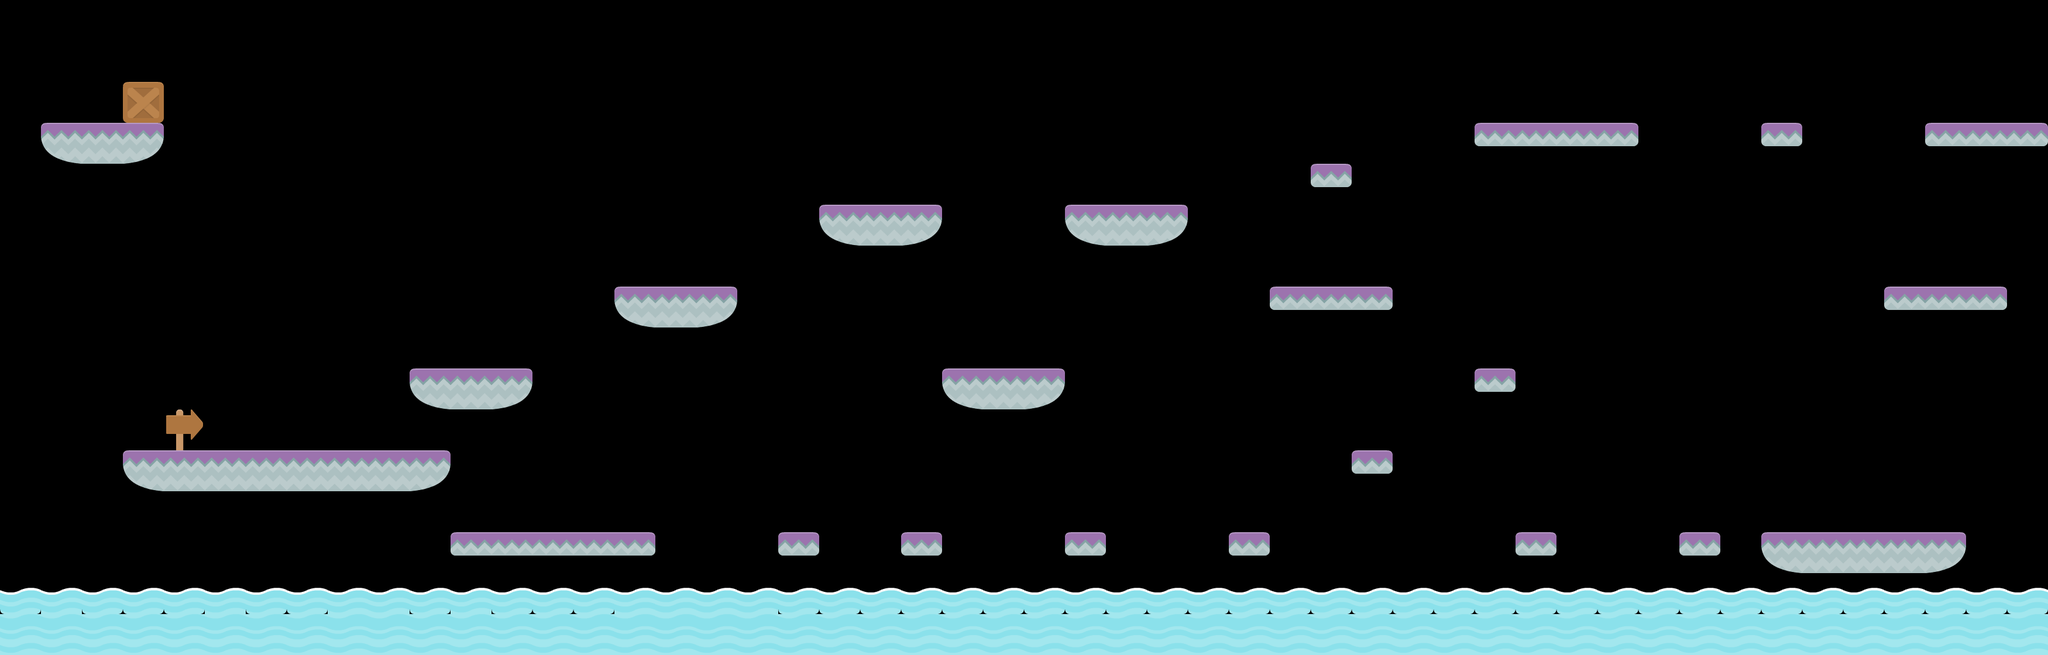

This game map was drawn from its Tiled (.tmx) file and the tilesets committed beside it. A one-line description and the trimmed map source follow:
An orthogonal 50x16 tile map with 70x70 px tiles, 1 tile layer (Tile Layer 1), 3 tilesets and 37 objects.

<map version="1.0" orientation="orthogonal" renderorder="right-down" width="50" height="16" tilewidth="70" tileheight="70" nextobjectid="43">
 <tileset firstgid="1" name="items_spritesheet" tilewidth="70" tileheight="70" spacing="2" tilecount="64">
  <image source="items_spritesheet.png" width="623" height="576" />
 </tileset>
 <tileset firstgid="65" name="spaceSheet" tilewidth="70" tileheight="70" spacing="2" tilecount="78">
  <image source="spaceSheet.png" width="980" height="490" />
 </tileset>
 <tileset firstgid="143" name="tiles_spritesheet" tilewidth="70" tileheight="70" spacing="2" tilecount="156">
  <image source="tiles_spritesheet.png" width="914" height="936" />
 </tileset>
 <layer name="Tile Layer 1" width="50" height="16">
  <data>[800 cells, 161 non-empty, 12 distinct tile ids]</data>
 </layer>
 <objectgroup name="Object Layer 1" width="210" height="70">
  <object id="1" x="70" y="210" width="210" height="70" />
  <object id="2" x="210" y="770" width="560" height="70" />
  <object id="3" x="770" y="910" width="350" height="70" />
  <object id="4" x="1330" y="910" width="70" height="70" />
  <object id="5" x="700" y="630" width="210" height="70" />
  <object id="6" x="1050" y="490" width="210" height="70" />
  <object id="7" x="1400" y="350" width="210" height="70" />
  <object id="8" x="1610" y="630" width="210" height="70" />
  <object id="9" x="1540" y="910" width="70" height="70" />
  <object id="10" x="1820" y="910" width="70" height="70" />
  <object id="11" x="2100" y="910" width="70" height="70" />
  <object id="12" x="2310" y="770" width="70" height="70" />
  <object id="14" x="1820" y="350" width="210" height="70" />
  <object id="16" x="2590" y="910" width="70" height="70" />
  <object id="17" x="2870" y="910" width="70" height="70" />
  <object id="18" x="3010" y="910" width="350" height="70" />
  <object id="19" x="210" y="140" width="70" height="70" />
  <object id="32" x="2170" y="490" width="210" height="39" />
  <object id="33" x="2520" y="629" width="70" height="40" />
  <object id="34" x="2240" y="281" width="70" height="39" />
  <object id="35" x="2520" y="210" width="279" height="39" />
  <object id="36" x="3010" y="210" width="69" height="40" />
  <object id="37" x="3290" y="210" width="208" height="40" />
  <object id="38" x="3220" y="490" width="210" height="38" />
 </objectgroup>
 <objectgroup name="Object Layer 2" width="210" height="70">
  <object id="39" x="3290" y="465" width="70" height="25">
   <properties>
    <property name="button" value="7" />
   </properties>
  </object>
  <object id="40" x="2590" y="883" width="70" height="26">
   <properties>
    <property name="button" value="7" />
   </properties>
  </object>
 </objectgroup>
 <objectgroup name="Object Layer 3" width="210" height="70">
  <object id="42" x="3225" y="801" width="60" height="110">
   <properties>
    <property name="door" value="7" />
   </properties>
  </object>
 </objectgroup>
 <objectgroup name="Object Layer 4" width="210" height="70">
  <object id="21" x="3360" y="140" width="70" height="70">
   <properties>
    <property name="lever" value="5" />
   </properties>
  </object>
  <object id="22" x="840" y="840" width="70" height="70">
   <properties>
    <property name="lever" value="3" />
   </properties>
  </object>
  <object id="23" x="140" y="140" width="70" height="70">
   <properties>
    <property name="lever" value="1" />
   </properties>
  </object>
 </objectgroup>
 <objectgroup name="Object Layer 5" width="210" height="70">
  <object id="24" x="770" y="1" width="70" height="630">
   <properties>
    <property name="weight" value="1" />
   </properties>
  </object>
  <object id="25" x="1890" y="1" width="70" height="350">
   <properties>
    <property name="weight" value="3" />
   </properties>
  </object>
  <object id="26" x="2240" y="1" width="70" height="280">
   <properties>
    <property name="weight" value="5" />
   </properties>
  </object>
 </objectgroup>
 <objectgroup name="Object Layer 6" width="210" height="70">
  <object id="27" x="1" y="1042" width="3500" height="70" />
 </objectgroup>
 <objectgroup name="Object Layer 7" width="210" height="70" />
 <objectgroup name="Object Layer 8" width="210" height="70">
  <object id="28" x="1" y="1" width="70" height="70">
   <properties>
    <property name="coin" value="2" />
   </properties>
  </object>
  <object id="29" x="1680" y="560" width="70" height="70">
   <properties>
    <property name="coin" value="4" />
   </properties>
  </object>
 </objectgroup>
 <objectgroup name="Object Layer 9" width="210" height="70">
  <object id="30" x="350" y="560" width="70" height="70" />
 </objectgroup>
</map>
